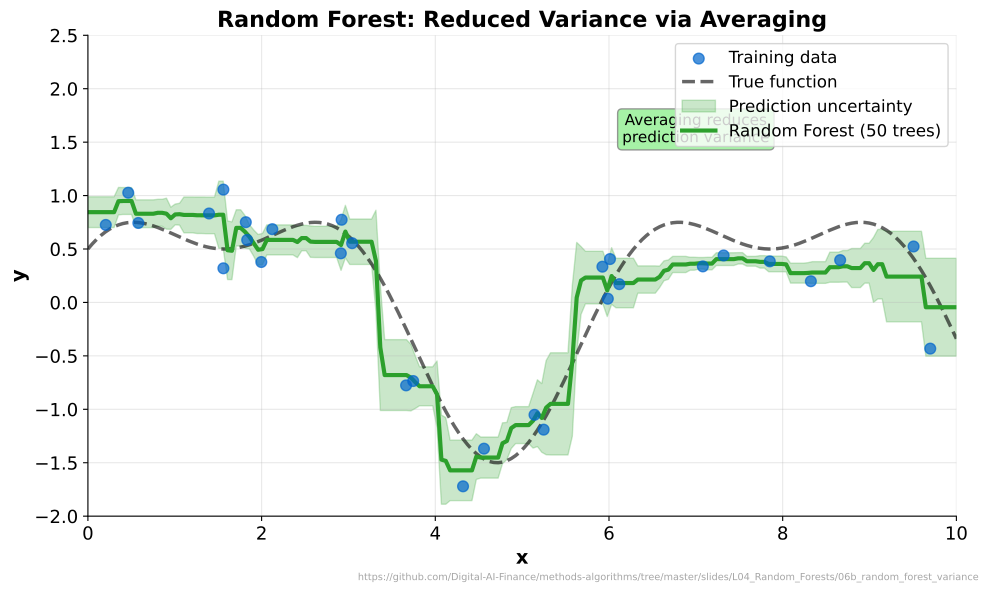

Here is the Python script that generated this plot:
"""Random Forest Variance - Reduced variance through ensemble averaging"""
import matplotlib.pyplot as plt
import numpy as np
from scipy.interpolate import interp1d
from pathlib import Path

# Chart metadata for QR code generation
CHART_METADATA = {
    'title': 'Random Forest Variance',
    'description': 'Reduced variance through ensemble averaging',
    'url': 'https://github.com/Digital-AI-Finance/methods-algorithms/tree/master/slides/L04_Random_Forests/06b_random_forest_variance'
}

plt.rcParams.update({
    'font.size': 14, 'axes.labelsize': 14, 'axes.titlesize': 16,
    'xtick.labelsize': 13, 'ytick.labelsize': 13, 'legend.fontsize': 13,
    'figure.figsize': (10, 6), 'figure.dpi': 150
})

MLPURPLE = '#3333B2'
MLBLUE = '#0066CC'
MLGREEN = '#2CA02C'
MLRED = '#D62728'
MLORANGE = '#FF7F0E'

np.random.seed(42)

# Generate true function
x = np.linspace(0, 10, 200)
y_true = np.sin(x) + 0.5 * np.cos(2*x)

# Generate training data
n_train = 30
x_train = np.random.uniform(0, 10, n_train)
y_train = np.sin(x_train) + 0.5 * np.cos(2*x_train) + np.random.normal(0, 0.3, n_train)

fig, ax = plt.subplots(figsize=(10, 6))

# Plot training data
ax.scatter(x_train, y_train, c=MLBLUE, s=60, alpha=0.7, label='Training data', zorder=5)
ax.plot(x, y_true, 'k--', linewidth=2.5, label='True function', alpha=0.6)

# Simulate Random Forest prediction (average of trees)
all_preds = []
for i in range(50):
    idx = np.random.choice(n_train, n_train, replace=True)
    x_boot = x_train[idx]
    y_boot = y_train[idx]

    sort_idx = np.argsort(x_boot)
    f = interp1d(x_boot[sort_idx], y_boot[sort_idx], kind='nearest',
                 fill_value='extrapolate')
    y_pred = f(x)
    all_preds.append(y_pred)

# Average prediction
y_rf = np.mean(all_preds, axis=0)
y_rf_std = np.std(all_preds, axis=0)

ax.fill_between(x, y_rf - y_rf_std, y_rf + y_rf_std,
                color=MLGREEN, alpha=0.25, label='Prediction uncertainty')
ax.plot(x, y_rf, color=MLGREEN, linewidth=3, label='Random Forest (50 trees)')

ax.set_xlabel('x', fontweight='bold')
ax.set_ylabel('y', fontweight='bold')
ax.set_title('Random Forest: Reduced Variance via Averaging', fontsize=16, fontweight='bold')
ax.legend(loc='upper right', fontsize=12)
ax.set_xlim(0, 10)
ax.set_ylim(-2, 2.5)
ax.grid(True, alpha=0.3)
ax.spines['top'].set_visible(False)
ax.spines['right'].set_visible(False)

# Add annotation
ax.annotate('Averaging reduces\nprediction variance',
            xy=(7, 1.5), fontsize=11, ha='center',
            bbox=dict(boxstyle='round', facecolor='lightgreen', edgecolor='gray', alpha=0.8))

plt.tight_layout()
plt.savefig(Path(__file__).parent / 'chart.pdf', dpi=300, bbox_inches='tight')
plt.close()
print("Chart saved: 06b_random_forest_variance/chart.pdf")
